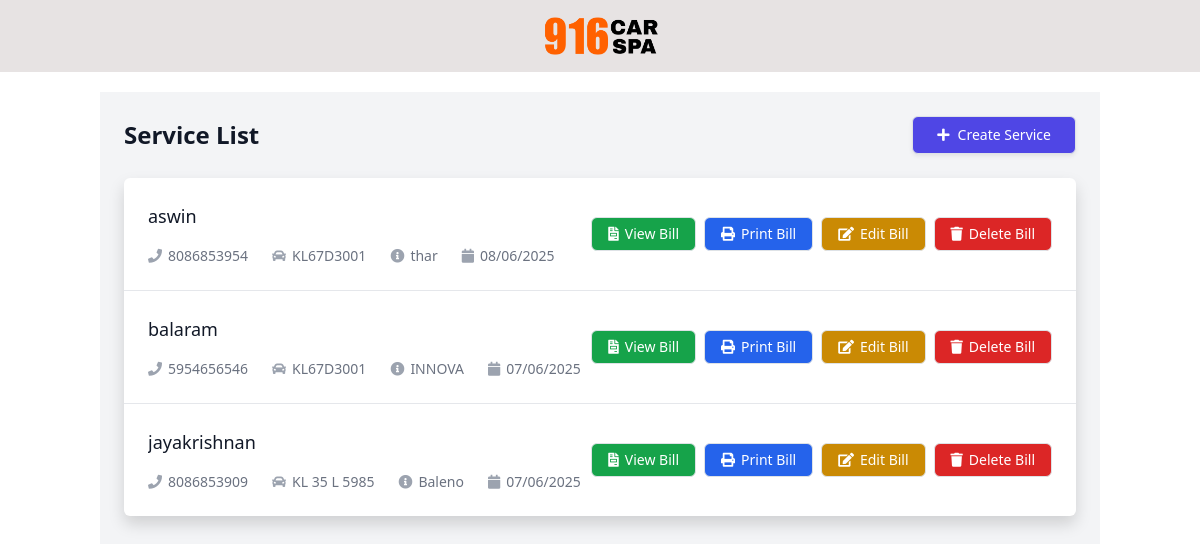
Page /services/ on the committed database.
### service_app/models.py (models this page shows, shortened)
class Customer(models.Model):
    name = models.CharField(max_length=100)
    phone_number = models.CharField(max_length=15, blank=True)
    vehicle_number = models.CharField(max_length=20)
    vehicle_model = models.CharField(max_length=50, blank=True)
    created_at = models.DateTimeField(auto_now_add=True)

### service_app/views.py (the view)
# urls.py: path('services/', views.service_list, name='service_list'),
def service_list(request):
    customers = Customer.objects.all().order_by('-created_at')
    return render(request, 'service_app/service_list.html', {'customers': customers})

### service_app/templates/service_app/service_list.html (shortened to what this page needs)
{% extends 'service_app/base.html' %}
{% load static %}
{% block extra_css %}
<script src="https://cdn.tailwindcss.com"></script>
<link rel="stylesheet" href="https://cdnjs.cloudflare.com/ajax/libs/font-awesome/5.15.3/css/all.min.css">
{% endblock %}
{% block content %}
<div class="min-h-screen bg-gray-100 py-6 px-4 sm:px-6 lg:px-8">
    <div class="max-w-7xl mx-auto">
        <div class="flex justify-between items-center mb-6">
            <h1 class="text-2xl font-bold text-gray-900">Service List</h1>
            <a href="{% url 'create_service' %}" class="inline-flex items-center px-4 py-2 border border-transparent text-sm font-medium rounded-md shadow-sm text-white bg-indigo-600 hover:bg-indigo-700 focus:outline-none focus:ring-2 focus:ring-offset-2 focus:ring-indigo-500">
                <i class="fas fa-plus mr-2"></i>
                Create Service
            </a>
        </div>
        <div class="bg-white shadow overflow-hidden sm:rounded-md">
            <ul class="divide-y divide-gray-200">
                {% for customer in customers %}
                <li>
                    <div class="px-4 py-4 sm:px-6">
                        <div class="flex items-center justify-between">
                            <div class="flex-1 min-w-0">
                                <h3 class="text-lg font-medium text-gray-900 truncate">{{ customer.name }}</h3>
                                <div class="mt-2 flex flex-col sm:flex-row sm:flex-wrap sm:mt-0 sm:space-x-6">
                                    <div class="mt-2 flex items-center text-sm text-gray-500 sm:mt-0">
                                        <i class="fas fa-phone mr-1.5 flex-shrink-0 text-gray-400"></i>
                                        {{ customer.phone_number }}
                                    </div>
                                    <div class="mt-2 flex items-center text-sm text-gray-500 sm:mt-0">
                                        <i class="fas fa-car mr-1.5 flex-shrink-0 text-gray-400"></i>
                                        {{ customer.vehicle_number }}
                                    </div>
                                    <div class="mt-2 flex items-center text-sm text-gray-500 sm:mt-0">
                                        <i class="fas fa-info-circle mr-1.5 flex-shrink-0 text-gray-400"></i>
                                        {{ customer.vehicle_model }}
                                    </div>
                                    <div class="mt-2 flex items-center text-sm text-gray-500 sm:mt-0">
                                        <i class="fas fa-calendar mr-1.5 flex-shrink-0 text-gray-400"></i>
                                        {{ customer.created_at|date:"d/m/Y" }}
                                    </div>
                                </div>
                            </div>
                            <div class="flex flex-col sm:flex-row space-y-2 sm:space-y-0 sm:space-x-2">
                                <a href="{% url 'view_bill' customer.id %}" class="w-full sm:w-auto inline-flex items-center justify-center px-3 py-2 border border-transparent text-sm leading-4 font-medium rounded-md text-white bg-green-600 hover:bg-green-700">
                                    <i class="fas fa-file-invoice mr-1.5"></i>
                                    View Bill
                                </a>
                                <a href="{% url 'print_bill' customer.id %}" class="w-full sm:w-auto inline-flex items-center justify-center px-3 py-2 border border-transparent text-sm leading-4 font-medium rounded-md text-white bg-blue-600 hover:bg-blue-700">
                                    <i class="fas fa-print mr-1.5"></i>
                                    Print Bill
                                </a>
                                <a href="{% url 'edit_service' customer.id %}" class="w-full sm:w-auto inline-flex items-center justify-center px-3 py-2 border border-transparent text-sm leading-4 font-medium rounded-md text-white bg-yellow-600 hover:bg-yellow-700">
                                    <i class="fas fa-edit mr-1.5"></i>
                                    Edit Bill
                                </a>
                                <form method="post" action="{% url 'delete_bill' customer.id %}" class="inline" onsubmit="return confirm('Are you sure you want to delete this service bill? This action cannot be undone.');">
                                    <button type="submit" class="w-full sm:w-auto inline-flex items-center justify-center px-3 py-2 border border-transparent text-sm leading-4 font-medium rounded-md text-white bg-red-600 hover:bg-red-700">
                                        <i class="fas fa-trash mr-1.5"></i>
                                        Delete Bill
                                    </button>
                                </form>
                            </div>
                        </div>
                    </div>
                </li>
                {% empty %}
                <li class="px-4 py-4 sm:px-6 text-center text-gray-500">
                    No service records found.
                </li>
                {% endfor %}
            </ul>
        </div>
    </div>
</div>
{% endblock %}

### service_app/templates/service_app/base.html (style rules this page uses)
html, body { height: 100%; margin: 0; }
body { display: flex; flex-direction: column; }

### rows in the picture
Customer: name "aswin", phone_number "8086853954", vehicle_number "KL67D3001", vehicle_model "thar", created_at "08/06/2025"
Customer: name "balaram", phone_number "5954656546", vehicle_number "KL67D3001", vehicle_model "INNOVA", created_at "07/06/2025"
Customer: name "jayakrishnan", phone_number "8086853909", vehicle_number "KL 35 L 5985", vehicle_model "Baleno", created_at "07/06/2025"
